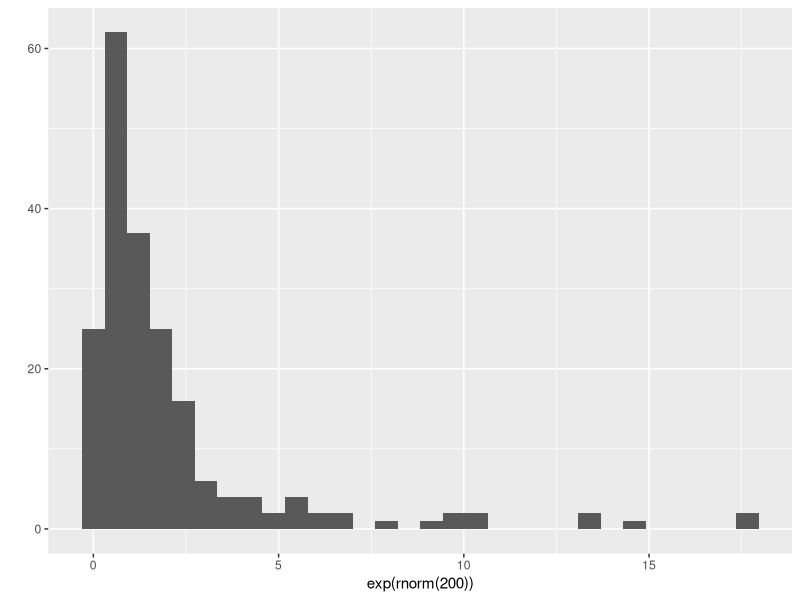
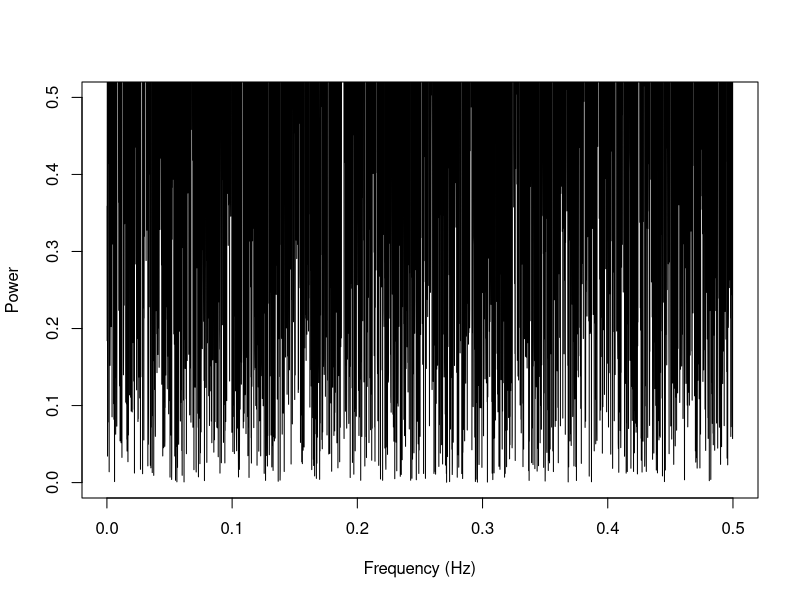
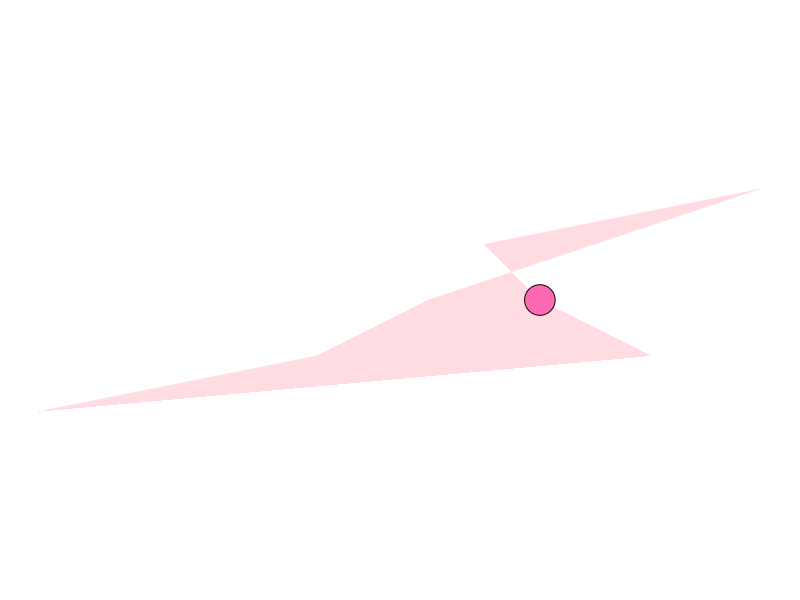

The R source for these figures, in order:
## ---- chunk 1
knitr::opts_chunk$set(echo = FALSE, cache=TRUE, messages=FALSE, warning=FALSE)
library(ggplot2)
## ---- chunk 2
qplot(exp(rnorm(200)))
## ---- chunk 3
set.seed(123)
x <- rnorm(10000)

# Compute the spectrogram
spec <- spec.pgram(x, log = "no", taper = 0, fast = FALSE, plot = FALSE)

# Plot the spectrogram
plot(spec$freq, spec$spec, type = "l", ylim = c(0, 0.5), xlab = "Frequency (Hz)", ylab = "Power")
## ---- chunk 4
library(ggplot2)
## ---- chunk 5
x <- c(0.05, 0.3, 0.4, 0.55, 0.7, 0.45, 0.5, 0.6)
y <- c(0.7, 0.75, 0.8, 0.85, 0.9, 0.85, 0.8, 0.75)

petals <- data.frame(x = x, y = y)

center <- data.frame(x = 0.5, y = 0.8)

ggplot() +
  geom_polygon(data = petals, aes(x = x, y = y), fill = "#FFB7C5", alpha = 0.5) +
  geom_point(data = center, aes(x = x, y = y), size = 10, shape = 21, fill = "#FF69B4") +
  coord_fixed() +
  theme_void()
